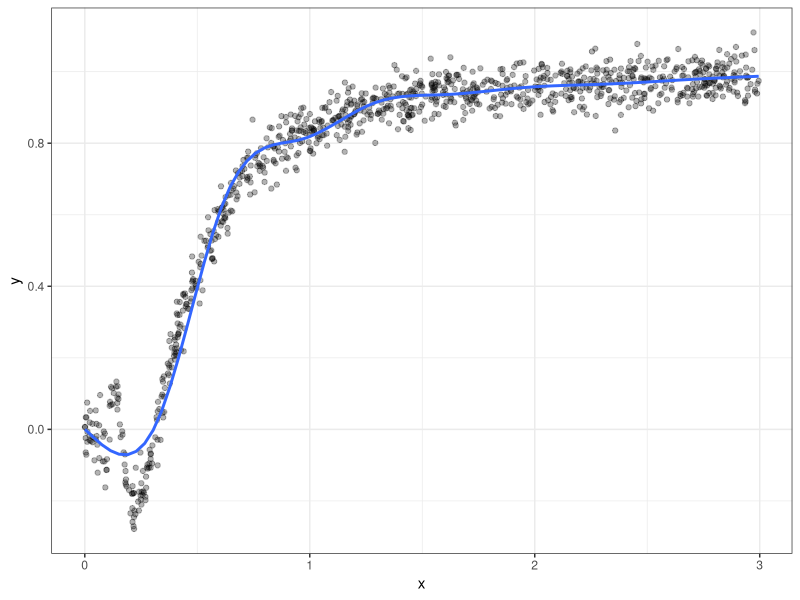

Recreate this plot in R.
## ---- chunk 1
rm(list = ls()) # clean-up workspace
library("tidyverse")
## ---- chunk 2
set.seed(42)
n <- 1000
x <- runif(n) * 3
y <- x * sin(1/x) + rnorm(n) / 25
df <- tibble(x = x, y = y)
p1 <- ggplot(df, aes(x, y)) +
  geom_point(alpha = 0.3) +
  geom_smooth(se = FALSE) +
  theme_bw()
p1
## ---- chunk 3
df.with.z <- df %>%
  add_column(z = x * sin(1 / x))
## ---- chunk 4
# Your code for the UK map
